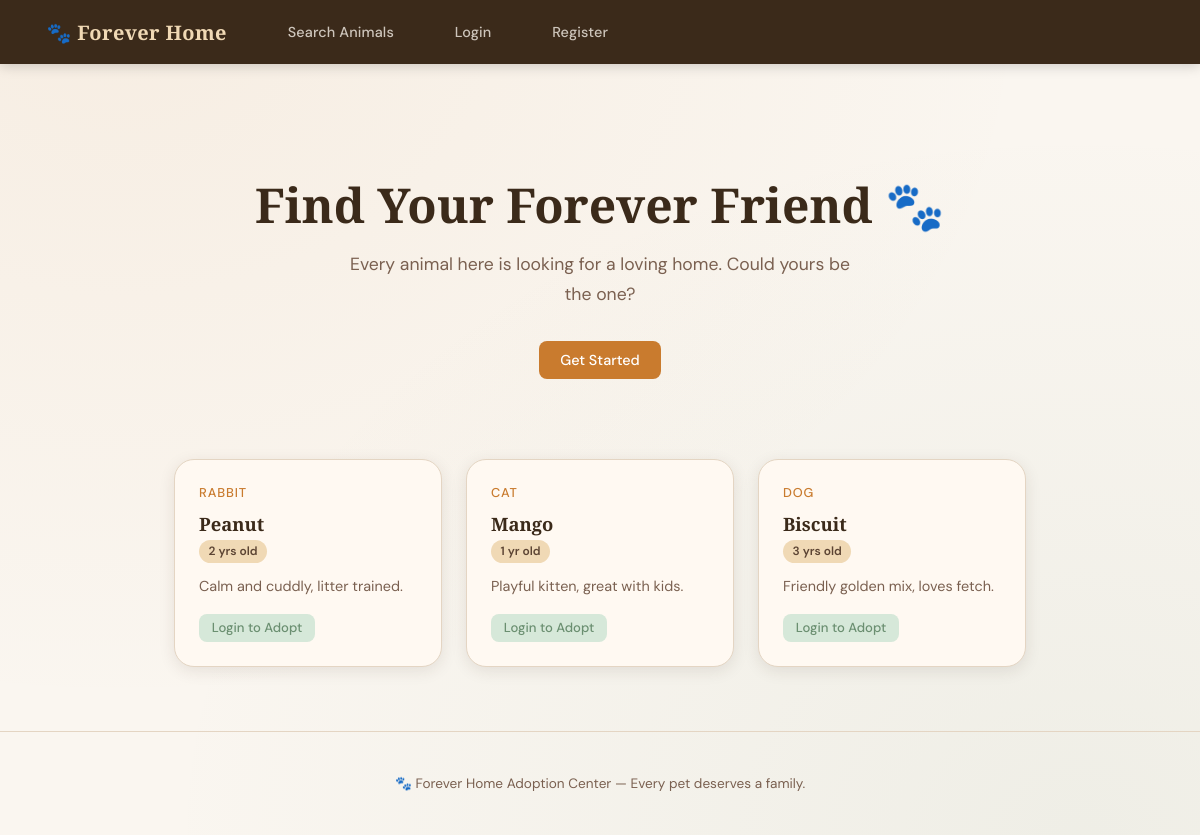
The page / on the database its author committed.
### tables this page shows
CREATE TABLE IF NOT EXISTS animals (
    id          INT AUTO_INCREMENT PRIMARY KEY,
    name        VARCHAR(100)  NOT NULL,
    species     VARCHAR(100)  NOT NULL,
    age         INT           NOT NULL DEFAULT 0,
    description TEXT,
    status VARCHAR(50) NOT  NULL DEFAULT 'available',
     
     
     
    created_at  TIMESTAMP DEFAULT CURRENT_TIMESTAMP
);

### index.php (called while the page is built, shortened)
<?php
require __DIR__ . '/app/models/User.php';
require __DIR__ . '/app/models/Animal.php';
$action = $_GET['action'] ?? 'home';
match($action) {
    'home' => home(),
    'register' => auth_register(),
    'login' => auth_login(),
    'logout' => auth_logout(),
    'admin_animals' => admin_animals(),
    'create_animal' => admin_create_animal(),
    'edit_animal' => admin_edit_animal(),
    'delete_animal' => admin_delete_animal(),
    'search' => search_animals(),
    'admin_requests' => admin_requests(),
    'review_request' => admin_review_request(),
    'adopt' => request_adoption(),
    default => home(),
};
function home(): void {
    $animals = Animal::all();
    require __DIR__ . '/app/views/home.php';
}

### app/models/User.php (called while the page is built, shortened)
<?php
class User {
    public static function isLoggedIn(): bool {
        return isset($_SESSION['user_id']);
    }
}

### app/models/Animal.php (called while the page is built, shortened)
<?php
class Animal {
    public static function all(): array {
        $db = db();
        return $db->query('SELECT * FROM animals ORDER BY id DESC')->fetchAll();
    }
}

### app/views/home.php (the view)
<?php require __DIR__ . '/header.php'; ?>
<div class="container">
    <div class="hero">
        <h1>Find Your Forever Friend 🐾</h1>
        <p>Every animal here is looking for a loving home. Could yours be the one?</p>
        <?php if (!User::isLoggedIn()): ?>
            <a href="index.php?action=register" class="btn btn-primary">Get Started</a>
        <?php endif; ?>
    </div>
    <?php if (empty($animals)): ?>
        <p class="text-center text-muted">No animals available right now. Check back soon!</p>
    <?php else: ?>
        <div class="animal-grid">
            <?php foreach ($animals as $animal): ?>
                <div class="animal-card">
                    <div class="species"><?= htmlspecialchars($animal['species']) ?></div>
                    <h3><?= htmlspecialchars($animal['name']) ?></h3>
                    <span class="badge"><?= $animal['age'] ?> yr<?= $animal['age'] !== 1 ? 's' : '' ?> old</span>
                    <?php if ($animal['description']): ?>
                        <p style="margin-top: 0.75rem"><?= htmlspecialchars($animal['description']) ?></p>
                    <?php endif; ?>
                    <?php if (User::isLoggedIn()): ?>
                        <a href="index.php?action=adopt&id=<?= $animal['id'] ?>"
                           class="btn btn-primary btn-sm mt-2">Request Adoption</a>
                    <?php else: ?>
                        <a href="index.php?action=login"
                           class="btn btn-secondary btn-sm mt-2">Login to Adopt</a>
                    <?php endif; ?>
                </div>
            <?php endforeach; ?>
        </div>
    <?php endif; ?>
</div>
<?php require __DIR__ . '/footer.php'; ?>

### app/views/header.php (shortened to what this page needs)
<!DOCTYPE html>
<html lang="en">
<head>
    <link rel="stylesheet" href="assets/style.css">
</head>
<body>
<nav>
    <a href="index.php"><strong>🐾 Forever Home</strong></a>
    <a href="index.php?action=search">Search Animals</a>
    <?php if (User::isLoggedIn()): ?>
        <?php
            $adminUser = get_admin_user();
            if ($adminUser && $adminUser->isAdmin()): ?>
                <a href="index.php?action=admin_animals">Admin Panel</a>
                <a href="index.php?action=admin_requests">Requests</a>
            <?php endif; ?>
        <a href="index.php?action=profile">My Profile</a>
        <a href="index.php?action=logout">Log out</a>
    <?php else: ?>
        <a href="index.php?action=login">Login</a>
        <a href="index.php?action=register">Register</a>
    <?php endif; ?>
</nav>

### app/views/footer.php (shortened to what this page needs)
<footer>
    <p>🐾 Forever Home Adoption Center — Every pet deserves a family.</p>
</footer>
</body>
</html>

### assets/style.css (style rules this page uses)
:root { --cream: #faf6f0; --warm-white: #fff9f2; --bark: #3b2a1a; --bark-light: #5c4433; --amber: #c97b2e; --amber-pale: #f0d9b5; --sage: #6b8f71; --sage-pale: #d6e8d9; --terra: #c05a3a; --terra-pale: #f5d5cc; --text: #2e1f0f; --text-muted: #7a6050; --border: #e4d5c3; --shadow: rgba(59, 42, 26, 0.10); --radius: 12px; --radius-lg: 20px; }
*, *::before, *::after { box-sizing: border-box; margin: 0; padding: 0; }
html { font-size: 16px; scroll-behavior: smooth; }
body { font-family: 'DM Sans', sans-serif; font-weight: 400; background-color: var(--cream); color: var(--text); min-height: 100vh; background-image: radial-gradient(ellipse at 10% 0%, rgba(201,123,46,0.07) 0%, transparent 60%), radial-gradient(ellipse at 90% 100%, rgba(107,143,113,0.08) 0%, transparent 60%); }
h1, h2, h3 { font-family: 'Playfair Display', serif; color: var(--bark); line-height: 1.2; }
h1 { font-size: 2.2rem; font-weight: 700; }
h3 { font-size: 1.2rem; font-weight: 600; }
p { line-height: 1.7; color: var(--text-muted); }
a { color: var(--amber); text-decoration: none; transition: color 0.2s; }
nav { background: var(--bark); padding: 0 2rem; display: flex; align-items: center; gap: 2rem; height: 64px; box-shadow: 0 2px 12px rgba(0,0,0,0.18); position: sticky; top: 0; z-index: 100; }
nav strong { font-family: 'Playfair Display', serif; font-size: 1.25rem; color: var(--amber-pale); letter-spacing: 0.02em; margin-right: auto; }
nav a { color: rgba(255,249,242,0.75); font-size: 0.9rem; font-weight: 500; padding: 0.4rem 0.9rem; border-radius: 6px; transition: background 0.2s, color 0.2s; letter-spacing: 0.01em; }
main, .container { max-width: 900px; margin: 3rem auto; padding: 0 1.5rem; }
.btn { display: inline-flex; align-items: center; gap: 0.4rem; padding: 0.6rem 1.3rem; border-radius: 8px; font-family: 'DM Sans', sans-serif; font-size: 0.9rem; font-weight: 500; cursor: pointer; border: none; transition: transform 0.15s, box-shadow 0.15s, background 0.2s; text-decoration: none; }
.btn-primary { background: var(--amber); color: #fff; }
.btn-secondary { background: var(--sage-pale); color: var(--sage); }
.btn-sm { padding: 0.35rem 0.8rem; font-size: 0.82rem; }
.animal-grid { display: grid; grid-template-columns: repeat(auto-fill, minmax(250px, 1fr)); gap: 1.5rem; margin-top: 2rem; }
.animal-card { background: var(--warm-white); border: 1px solid var(--border); border-radius: var(--radius-lg); padding: 1.5rem; box-shadow: 0 4px 16px var(--shadow); transition: transform 0.2s, box-shadow 0.2s; }
.animal-card h3 { font-size: 1.15rem; margin-bottom: 0.3rem; }
.animal-card .species { font-size: 0.8rem; font-weight: 500; color: var(--amber); text-transform: uppercase; letter-spacing: 0.07em; margin-bottom: 0.75rem; }
.animal-card p { font-size: 0.9rem; line-height: 1.6; }
.badge { display: inline-block; padding: 0.2rem 0.6rem; border-radius: 99px; font-size: 0.75rem; font-weight: 600; background: var(--amber-pale); color: var(--bark-light); }
.hero { text-align: center; padding: 4rem 2rem 3rem; }
.hero h1 { font-size: 3rem; margin-bottom: 1rem; color: var(--bark); }
.hero p { font-size: 1.1rem; max-width: 500px; margin: 0 auto 2rem; }
.mt-2 { margin-top: 1rem; }
footer { text-align: center; padding: 2.5rem; margin-top: 4rem; border-top: 1px solid var(--border); color: var(--text-muted); font-size: 0.85rem; }

### rows shown on the page
animals: species "RABBIT", name "Peanut", age "2", description "Calm and cuddly, litter trained."
animals: species "CAT", name "Mango", age "1", description "Playful kitten, great with kids."
animals: species "DOG", name "Biscuit", age "3", description "Friendly golden mix, loves fetch."
